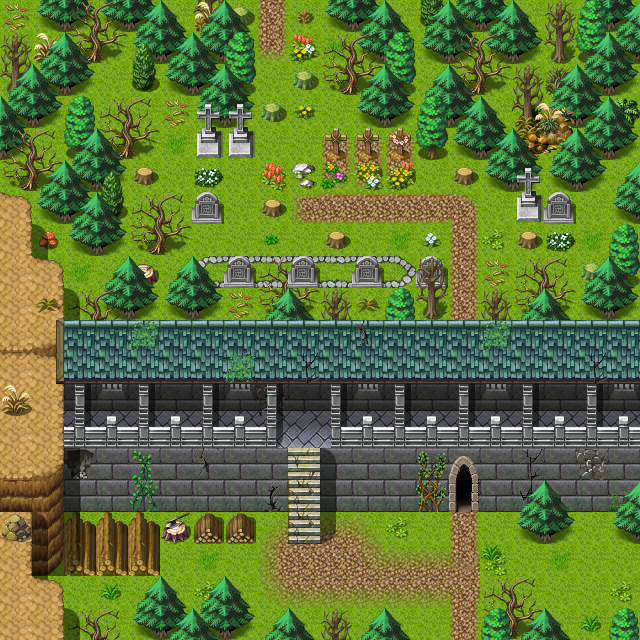

A level layout from a 2D game, rendered from its tile map. Below: a short description, then the map file with tile-grid data replaced by summaries:
An orthogonal 20x20 tile map with 32x32 px tiles, 4 tile layers (Ground, Objects, Above, Top), 1 hidden layer not drawn, 31 tilesets and 13 objects (6x mapchange, 5x sign, 2x spawn).

<map version="1.0" orientation="orthogonal" width="20" height="20" tilewidth="32" tileheight="32">
    <tileset firstgid="1" name="map_6" tilewidth="32" tileheight="32">
        <image source="../drawable/map_6.png" />
    </tileset>
    <tileset firstgid="65" name="map_25" tilewidth="32" tileheight="32">
        <image source="../drawable/map_25.png" />
    </tileset>
    <tileset firstgid="129" name="map_21" tilewidth="32" tileheight="32">
        <image source="../drawable/map_21.png" />
    </tileset>
    <tileset firstgid="193" name="map_47" tilewidth="32" tileheight="32">
        <image source="../drawable/map_47.png" />
    </tileset>
    <tileset firstgid="257" name="map_48" tilewidth="32" tileheight="32">
        <image source="../drawable/map_48.png" />
    </tileset>
    <tileset firstgid="321" name="map_44" tilewidth="32" tileheight="32">
        <image source="../drawable/map_44.png" />
    </tileset>
    <tileset firstgid="385" name="map_12" tilewidth="32" tileheight="32">
        <image source="../drawable/map_12.png" />
    </tileset>
    <tileset firstgid="449" name="map_0" tilewidth="32" tileheight="32">
        <image source="../drawable/map_0.png" />
    </tileset>
    <tileset firstgid="513" name="map_17" tilewidth="32" tileheight="32">
        <image source="../drawable/map_17.png" />
    </tileset>
    <tileset firstgid="577" name="map_5" tilewidth="32" tileheight="32">
        <image source="../drawable/map_5.png" />
    </tileset>
    <tileset firstgid="641" name="map_4" tilewidth="32" tileheight="32">
        <image source="../drawable/map_4.png" />
    </tileset>
    <tileset firstgid="705" name="map_41" tilewidth="32" tileheight="32">
        <image source="../drawable/map_41.png" />
    </tileset>
    <tileset firstgid="769" name="map_10" tilewidth="32" tileheight="32">
        <image source="../drawable/map_10.png" />
    </tileset>
    <tileset firstgid="833" name="map_1" tilewidth="32" tileheight="32">
        <image source="../drawable/map_1.png" />
    </tileset>
    <tileset firstgid="897" name="map_19" tilewidth="32" tileheight="32">
        <image source="../drawable/map_19.png" />
    </tileset>
    <tileset firstgid="961" name="map_2" tilewidth="32" tileheight="32">
        <image source="../drawable/map_2.png" />
    </tileset>
    <tileset firstgid="1025" name="map_7" tilewidth="32" tileheight="32">
        <image source="../drawable/map_7.png" />
    </tileset>
    <tileset firstgid="1089" name="map_29" tilewidth="32" tileheight="32">
        <image source="../drawable/map_29.png" />
    </tileset>
    <tileset firstgid="1153" name="map_23" tilewidth="32" tileheight="32">
        <image source="../drawable/map_23.png" />
    </tileset>
    <tileset firstgid="1217" name="map_30" tilewidth="32" tileheight="32">
        <image source="../drawable/map_30.png" />
    </tileset>
    <tileset firstgid="1281" name="map_14" tilewidth="32" tileheight="32">
        <image source="../drawable/map_14.png" />
    </tileset>
    <tileset firstgid="1345" name="map_18" tilewidth="32" tileheight="32">
        <image source="../drawable/map_18.png" />
    </tileset>
    <tileset firstgid="1409" name="map_34" tilewidth="32" tileheight="32">
        <image source="../drawable/map_34.png" />
    </tileset>
    <tileset firstgid="1473" name="map_3" tilewidth="32" tileheight="32">
        <image source="../drawable/map_3.png" />
    </tileset>
    <tileset firstgid="1537" name="map_9" tilewidth="32" tileheight="32">
        <image source="../drawable/map_9.png" />
    </tileset>
    <tileset firstgid="1601" name="map_16" tilewidth="32" tileheight="32">
        <image source="../drawable/map_16.png" />
    </tileset>
    <tileset firstgid="1665" name="map_33" tilewidth="32" tileheight="32">
        <image source="../drawable/map_33.png" />
    </tileset>
    <tileset firstgid="1729" name="map_40" tilewidth="32" tileheight="32">
        <image source="../drawable/map_40.png" />
    </tileset>
    <tileset firstgid="1793" name="map_28" tilewidth="32" tileheight="32">
        <image source="../drawable/map_28.png" />
    </tileset>
    <tileset firstgid="1857" name="map_20" tilewidth="32" tileheight="32">
        <image source="../drawable/map_20.png" />
    </tileset>
    <tileset firstgid="1921" name="map_32" tilewidth="32" tileheight="32">
        <image source="../drawable/map_32.png" />
    </tileset>
    <layer name="Ground" width="20" height="20">
        <data>[400 cells, 397 non-empty, 17 distinct tile ids]</data>
    </layer>
    <layer name="Objects" width="20" height="20">
        <data>[400 cells, 231 non-empty, 78 distinct tile ids]</data>
    </layer>
    <layer name="Above" width="20" height="20">
        <data>[400 cells, 155 non-empty, 27 distinct tile ids]</data>
    </layer>
    <layer name="Top" width="20" height="20">
        <data>[400 cells, 26 non-empty, 5 distinct tile ids]</data>
    </layer>
    <layer name="Walkable" width="20" height="20" visible="0">
        <data>[400 cells, 248 non-empty, 1 distinct tile ids]</data>
    </layer>
    <objectgroup name="Mapevents">
        <object name="stoutford_guard1a" type="spawn" x="320" y="384" width="288" height="32">
            <properties>
                <property name="spawngroup" value="stoutford_guard1a" />
            </properties>
        </object>
        <object name="stoutford_guard1" type="spawn" x="64" y="384" width="224" height="32">
            <properties>
                <property name="spawngroup" value="stoutford_guard1" />
            </properties>
        </object>
        <object name="south" type="mapchange" x="416" y="608" width="64" height="32">
            <properties>
                <property name="map" value="stoutford_nw" />
                <property name="place" value="north" />
            </properties>
        </object>
        <object name="north" type="mapchange" x="224" y="0" width="96" height="32">
            <properties>
                <property name="map" value="wild23" />
                <property name="place" value="south" />
            </properties>
        </object>
        <object name="east1" type="mapchange" x="608" y="224" width="32" height="32">
            <properties>
                <property name="map" value="wild20" />
                <property name="place" value="west1" />
            </properties>
        </object>
        <object name="east2" type="mapchange" x="608" y="544" width="32" height="64">
            <properties>
                <property name="map" value="wild20" />
                <property name="place" value="west2" />
            </properties>
        </object>
        <object name="wall_south" type="mapchange" x="448" y="480" width="32" height="32">
            <properties>
                <property name="map" value="wild21a" />
                <property name="place" value="south" />
            </properties>
        </object>
        <object name="wall_north" type="mapchange" x="416" y="320" width="64" height="32">
            <properties>
                <property name="map" value="wild21a" />
                <property name="place" value="north" />
            </properties>
        </object>
        <object name="stoutford_grave_1" type="sign" x="192" y="160" width="32" height="32" />
        <object name="stoutford_grave_2" type="sign" x="224" y="160" width="32" height="32" />
        <object name="stoutford_grave_3" type="sign" x="192" y="224" width="32" height="32" />
        <object name="stoutford_grave_4" type="sign" x="544" y="224" width="32" height="32" />
        <object name="stoutford_grave_5" type="sign" x="512" y="224" width="32" height="32" />
    </objectgroup>
    <objectgroup name="Spawn" visible="0" />
    <objectgroup name="Keys" />
    <objectgroup name="Replace" />
</map>
